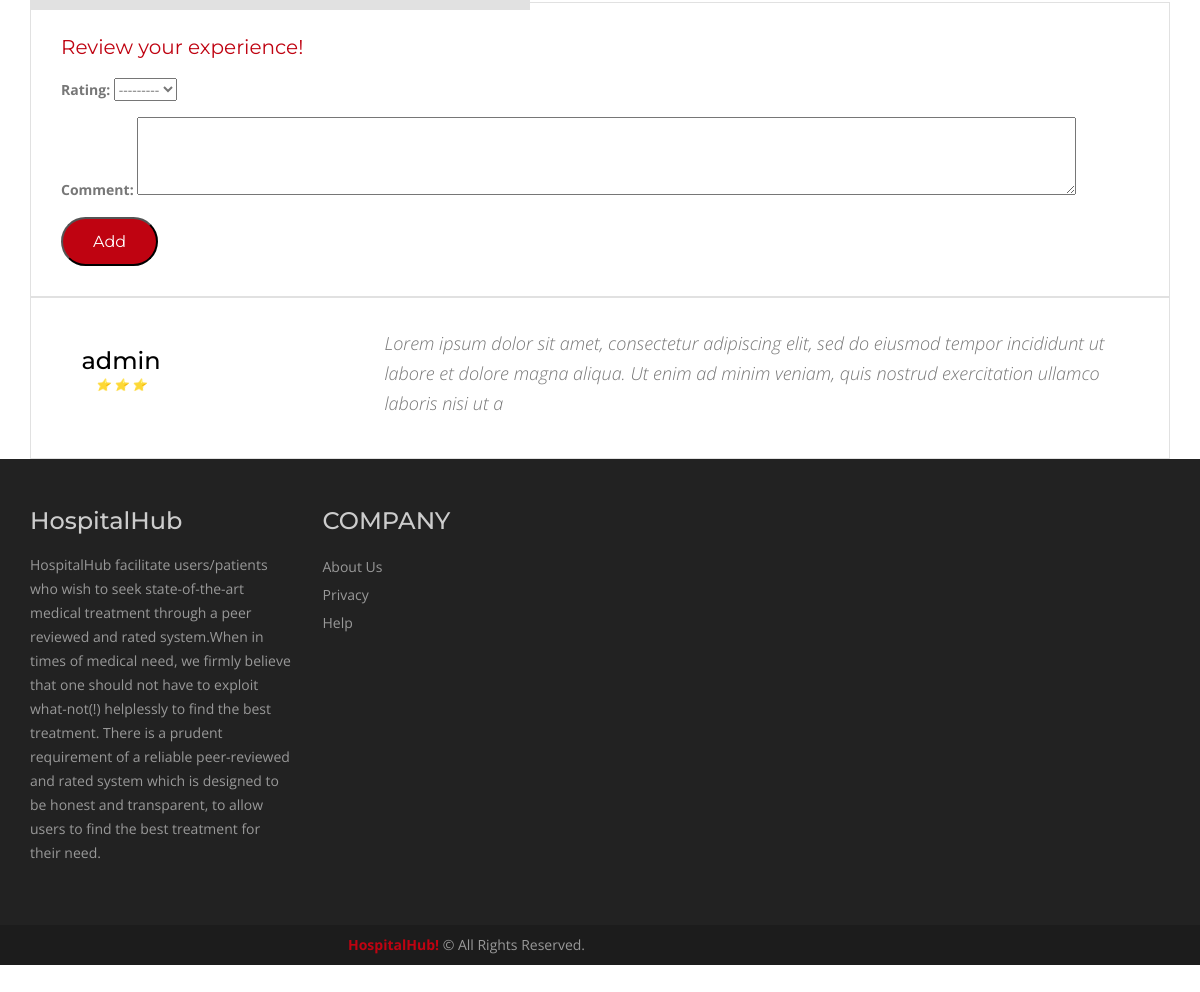
/myhub/hospitals/1 (lower part), run on an earlier commit of the app's database.
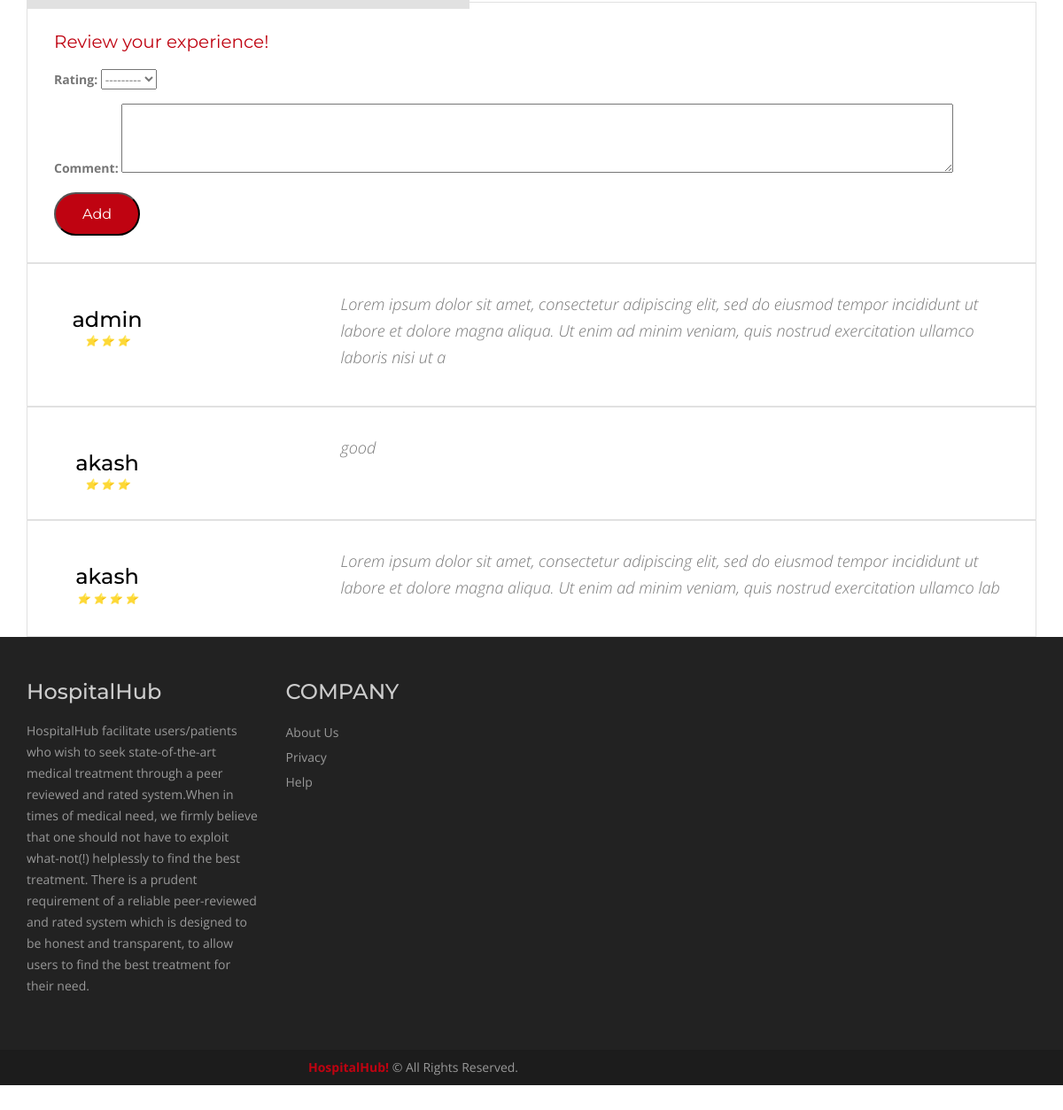
And on a later commit of the database.
### myhub/models.py (models this page shows, shortened)
class hospital_review(models.Model):
    RATING_CHOICES = (
        (1, '1'),
        (2, '2'),
        (3, '3'),
        (4, '4'),
        (5, '5'),
    )
    hospital = models.ForeignKey(hospital, on_delete=models.CASCADE,)
    pub_date = models.DateTimeField('date published')
    user_name = models.ForeignKey(User, on_delete=models.CASCADE,)
    comment = models.CharField(max_length=200)
    rating = models.IntegerField(choices=RATING_CHOICES)
    def get_rating(self):
        roundedratings = round(self.rating)
        stars = ""
        for i in range(0,roundedratings):
            stars += "*"
        return stars

### myhub/views.py (the view)
# urls.py: path('hospitals/<int:hospital_id>', views.HospitalDetailView, name='hospitals-detail'),
def HospitalDetailView(request, hospital_id):
    Hospital = get_object_or_404(hospital, pk=hospital_id)
    form = DoctorReviewForm()
    return render(request, 'myhub/hospital_detail.html', {'hospital': Hospital, 'form': form})

### myhub/forms.py
class DoctorReviewForm(ModelForm):
    class Meta:
        model = doctor_review
        fields = ['rating', 'comment']
        widgets = {
            'comment': Textarea(attrs={'cols': 128, 'rows': 3})
        }

### myhub/templates/myhub/hospital_detail.html (shortened to what this page needs)
<!DOCTYPE html>
<html>
{% extends "base_generic.html" %}
{% load static %}
{% block content %}
<head>
  <link rel="stylesheet" href="{% static 'style.css' %}">
</head>
<div class="main-content">
  <div class="team-details">
    <div class="container">
      <div class="row">
    <div class="col-md-12">
      <div class="home-testimonials">
        <div class="item">
          <div class="testimonial-holder">
            <div class="sectio-title-2"> <strong>Review your experience!</strong></div>
            <form action="{% url 'hospital_add_review' hospital.id %}"  method="post">
                {{ form.as_p }}
                <input class="book-app" type="submit" value="Add"/>
            </form>
          </div>
        </div>
          {% for review in hospital.hospital_review_set.all %}
          <div class="item">
            <div class="testimonial-holder">
              <div class="user-thumb"> <img src="{{ review.user_name.profile }}" alt=""> <h3>{{ review.user_name }}</h3>
                <i>{% for star in review.get_rating %} ⭐ {% endfor %}</i><br> </div>
              <div class="test-text">
                <p>{{ review.comment }}</p>
              </div>
            </div>
          </div>
          {% endfor %}
      </div>
    </div>
    </div>
  </div>
</div>
{% endblock %}

What changed in the data, as far as the page shows it:
added hospital_review: user_name "akash", rating 3 (drawn), comment "good"
added hospital_review: user_name "akash", rating 4 (drawn), comment "Lorem ipsum dolor sit amet, consectetur adipiscing elit, sed do eiusmod tempor incididunt ut labore et dolore magna aliqua. Ut enim ad minim veniam, quis nostrud exercitation ullamco lab"
